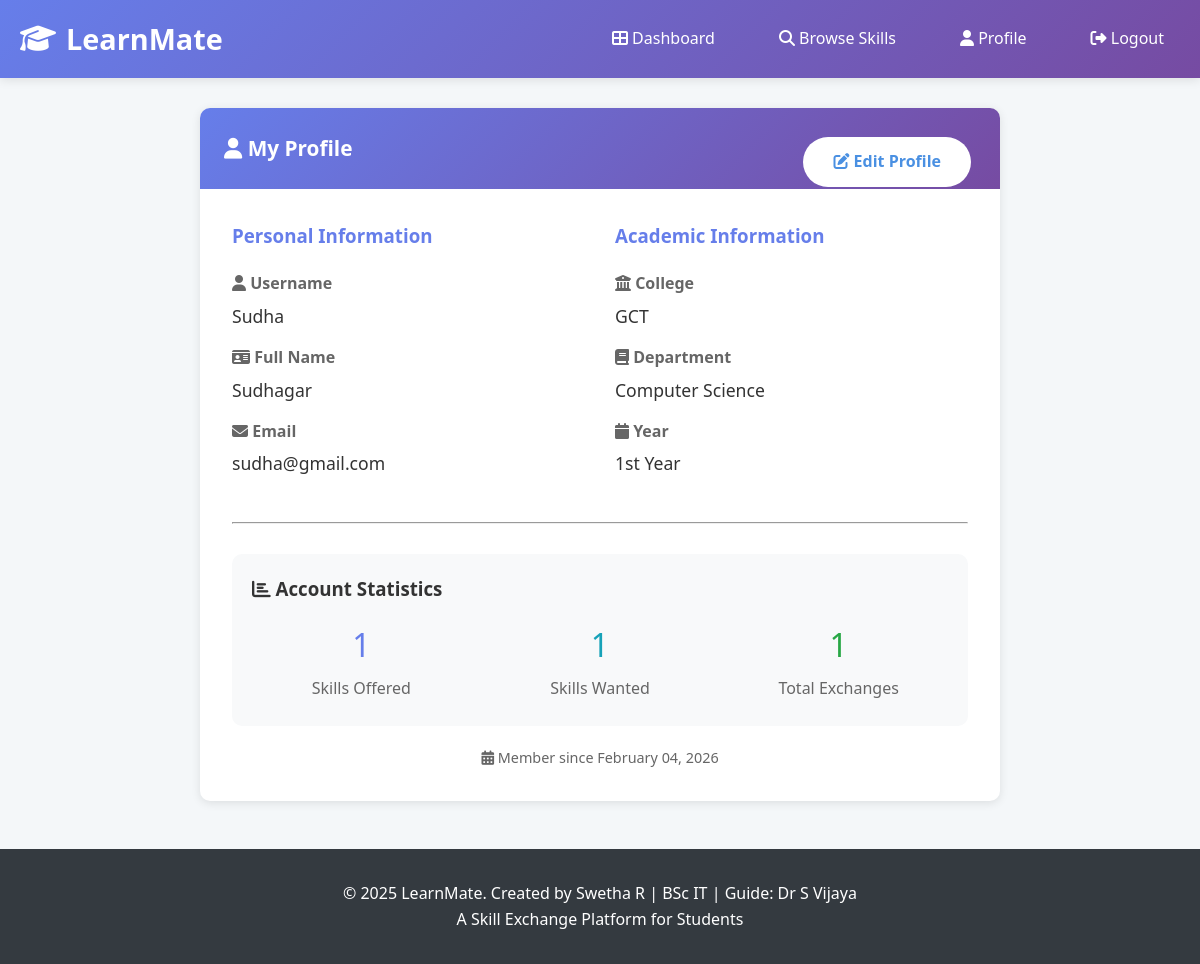
The page /profile (signed in) on the database its author committed.
### app.py (models this page shows)
class User(db.Model):
    id = db.Column(db.Integer, primary_key=True)
    username = db.Column(db.String(80), unique=True, nullable=False)
    email = db.Column(db.String(120), unique=True, nullable=False)
    password = db.Column(db.String(200), nullable=False)
    full_name = db.Column(db.String(100), nullable=False)
    college = db.Column(db.String(100))
    department = db.Column(db.String(100))
    year = db.Column(db.String(20))
    is_admin = db.Column(db.Boolean, default=False)
    created_at = db.Column(db.DateTime, default=datetime.utcnow)
    skills_offered = db.relationship('Skill', backref='user', lazy=True, foreign_keys='Skill.user_id')
    skills_wanted = db.relationship('SkillRequest', backref='user', lazy=True)
    exchanges_initiated = db.relationship('Exchange', foreign_keys='Exchange.initiator_id', backref='initiator', lazy=True)
    exchanges_received = db.relationship('Exchange', foreign_keys='Exchange.receiver_id', backref='receiver', lazy=True)

### app.py (the view)
@app.route('/profile')
@login_required
def profile():
    user = User.query.get(session['user_id'])
    return render_template('profile.html', user=user)

### app.py (called while the page is built)
def login_required(f):
    @wraps(f)
    def decorated_function(*args, **kwargs):
        if 'user_id' not in session:
            flash('Please login to access this page.', 'warning')
            return redirect(url_for('login'))
        return f(*args, **kwargs)
    return decorated_function

### templates/profile.html (shortened to what this page needs)
{% extends "base.html" %}
{% block content %}
<div class="container" style="margin-top: 30px;">
    <div class="card" style="max-width: 800px; margin: 0 auto;">
        <div class="card-header">
            <i class="fas fa-user"></i> My Profile
            <a href="{{ url_for('edit_profile') }}" class="btn btn-primary" style="float: right;">
                <i class="fas fa-edit"></i> Edit Profile
            </a>
        </div>
        <div class="card-body">
            <div style="display: grid; grid-template-columns: 1fr 1fr; gap: 30px;">
                <div>
                    <h3 style="margin-bottom: 20px; color: #667eea;">Personal Information</h3>
                    <div style="margin-bottom: 15px;">
                        <p style="color: #666; margin-bottom: 5px;"><i class="fas fa-user"></i> <strong>Username</strong></p>
                        <p style="font-size: 1.1rem;">{{ user.username }}</p>
                    </div>
                    <div style="margin-bottom: 15px;">
                        <p style="color: #666; margin-bottom: 5px;"><i class="fas fa-id-card"></i> <strong>Full Name</strong></p>
                        <p style="font-size: 1.1rem;">{{ user.full_name }}</p>
                    </div>
                    <div style="margin-bottom: 15px;">
                        <p style="color: #666; margin-bottom: 5px;"><i class="fas fa-envelope"></i> <strong>Email</strong></p>
                        <p style="font-size: 1.1rem;">{{ user.email }}</p>
                    </div>
                </div>
                <div>
                    <h3 style="margin-bottom: 20px; color: #667eea;">Academic Information</h3>
                    <div style="margin-bottom: 15px;">
                        <p style="color: #666; margin-bottom: 5px;"><i class="fas fa-university"></i> <strong>College</strong></p>
                        <p style="font-size: 1.1rem;">{{ user.college or 'Not specified' }}</p>
                    </div>
                    <div style="margin-bottom: 15px;">
                        <p style="color: #666; margin-bottom: 5px;"><i class="fas fa-book"></i> <strong>Department</strong></p>
                        <p style="font-size: 1.1rem;">{{ user.department or 'Not specified' }}</p>
                    </div>
                    <div style="margin-bottom: 15px;">
                        <p style="color: #666; margin-bottom: 5px;"><i class="fas fa-calendar"></i> <strong>Year</strong></p>
                        <p style="font-size: 1.1rem;">{{ user.year or 'Not specified' }}</p>
                    </div>
                </div>
            </div>
            <hr style="margin: 30px 0;">
            <div style="background: #f8f9fa; padding: 20px; border-radius: 10px;">
                <h3 style="margin-bottom: 15px;"><i class="fas fa-chart-bar"></i> Account Statistics</h3>
                <div style="display: grid; grid-template-columns: repeat(3, 1fr); gap: 20px; text-align: center;">
                    <div>
                        <p style="font-size: 2rem; color: #667eea; margin: 0;">{{ user.skills_offered|length }}</p>
                        <p style="color: #666; margin: 5px 0;">Skills Offered</p>
                    </div>
                    <div>
                        <p style="font-size: 2rem; color: #17a2b8; margin: 0;">{{ user.skills_wanted|length }}</p>
                        <p style="color: #666; margin: 5px 0;">Skills Wanted</p>
                    </div>
                    <div>
                        <p style="font-size: 2rem; color: #28a745; margin: 0;">
                            {{ user.exchanges_initiated|length + user.exchanges_received|length }}
                        </p>
                        <p style="color: #666; margin: 5px 0;">Total Exchanges</p>
                    </div>
                </div>
            </div>
            <div style="margin-top: 20px; text-align: center;">
                <p style="color: #666; font-size: 0.9rem;">
                    <i class="fas fa-calendar-alt"></i> Member since {{ user.created_at.strftime('%B %d, %Y') }}
                </p>
            </div>
        </div>
    </div>
</div>
{% endblock %}

### static/css/style.css (style rules this page uses)
* { margin: 0; padding: 0; box-sizing: border-box; }
:root { --primary-color: #4a90e2; --secondary-color: #357abd; --success-color: #28a745; --danger-color: #dc3545; --warning-color: #ffc107; --info-color: #17a2b8; --dark-color: #343a40; --light-color: #f8f9fa; --gradient: linear-gradient(135deg, #667eea 0%, #764ba2 100%); }
body { font-family: 'Segoe UI', Tahoma, Geneva, Verdana, sans-serif; line-height: 1.6; color: #333; background-color: #f4f7f9; }
.container { max-width: 1200px; margin: 0 auto; padding: 0 20px; }
.btn { display: inline-block; padding: 12px 30px; margin: 5px; border: none; border-radius: 50px; cursor: pointer; font-size: 1rem; text-decoration: none; transition: all 0.3s ease; font-weight: 600; }
.btn-primary { background-color: white; color: var(--primary-color); }
.card { background: white; border-radius: 10px; box-shadow: 0 2px 10px rgba(0,0,0,0.1); overflow: hidden; margin-bottom: 2rem; }
.card-header { background: var(--gradient); color: white; padding: 1.5rem; font-size: 1.3rem; font-weight: bold; }
.card-body { padding: 2rem; }

### rows shown on the page
User: username "Sudha", full_name "Sudhagar", email "sudha@gmail.com", college "GCT", department "Computer Science", year "1st Year", created_at "February 04, 2026"

### other values the page prints
{{ user.skills_offered|length }} "1"
{{ user.skills_wanted|length }} "1"
{{ user.exchanges_initiated|length + user.exchanges_received|length }} "1"
